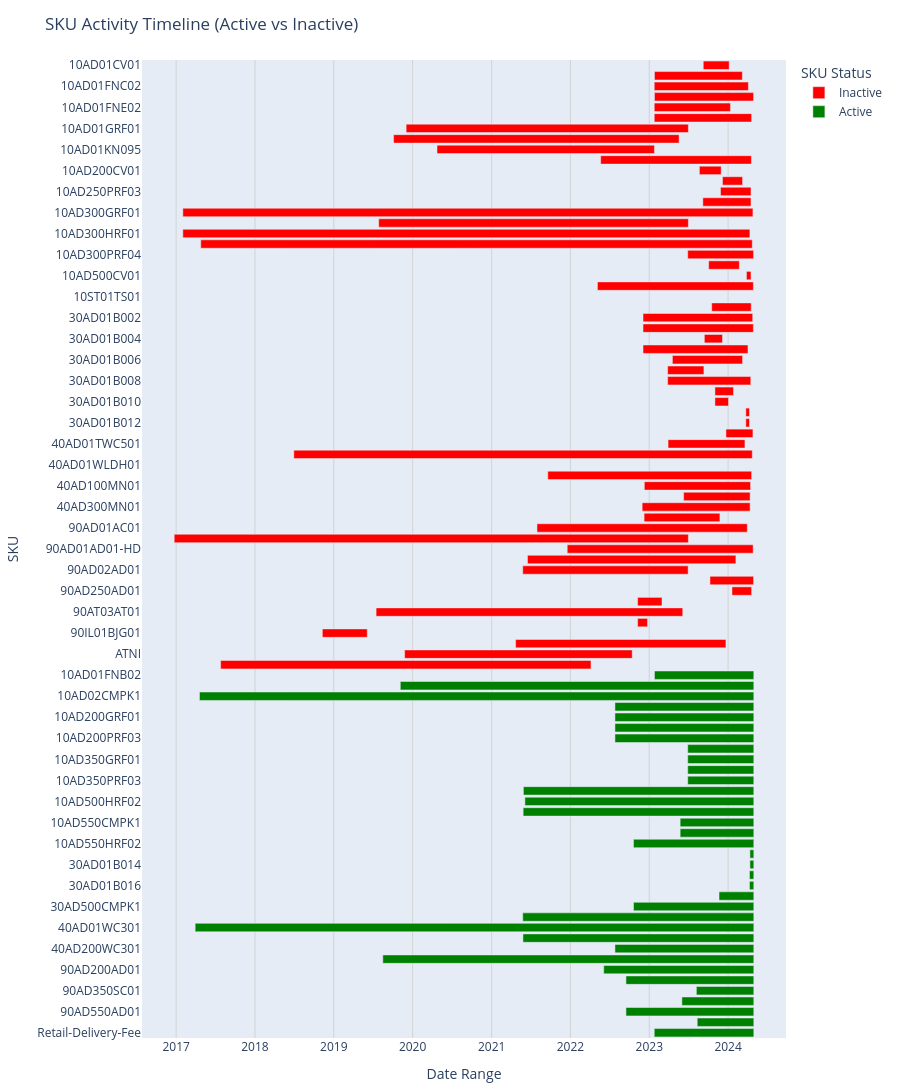

Write notebook code for a chart like this one.
### Markdown cell above
#### SKU Activity Timeline (Active vs Inactive) For all SKUs

### Code cell
import plotly.express as px

# Define color mapping
color_map = {'Active': 'green', 'Inactive': 'red'}

# Plot all SKUs with Plotly
fig = px.timeline(
    sku_ranges,
    x_start="StartDate",
    x_end="EndDate",
    y="SKU",
    color="Status",
    color_discrete_map=color_map,
    title="SKU Activity Timeline (Active vs Inactive)"
)

# Reverse Y-axis to match typical Gantt chart style
fig.update_yaxes(autorange="reversed")

# Customize layout
fig.update_layout(
    xaxis_title="Date Range",
    yaxis_title="SKU",
    legend_title="SKU Status",
    xaxis=dict(
        showgrid=True,
        gridcolor='LightGray',
        tickformat='%Y',
        dtick="M12"  # Year ticks
    ),
    height=max(600, 20 * len(sku_ranges)),  # Adjust height based on number of SKUs
    margin=dict(l=120, r=20, t=60, b=40)
)

fig.show()
